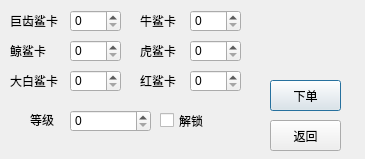
<?xml version="1.0" encoding="UTF-8"?>
<ui version="4.0">
 <class>frmGameAccountService</class>
 <widget class="QDialog" name="frmGameAccountService">
  <property name="geometry">
   <rect>
    <x>0</x>
    <y>0</y>
    <width>365</width>
    <height>159</height>
   </rect>
  </property>
  <property name="windowTitle">
   <string>账号服务</string>
  </property>
  <widget class="QSpinBox" name="sbMegalodon">
   <property name="geometry">
    <rect>
     <x>70</x>
     <y>10</y>
     <width>51</width>
     <height>22</height>
    </rect>
   </property>
   <property name="sizePolicy">
    <sizepolicy hsizetype="Fixed" vsizetype="Fixed">
     <horstretch>0</horstretch>
     <verstretch>0</verstretch>
    </sizepolicy>
   </property>
   <property name="accelerated">
    <bool>true</bool>
   </property>
  </widget>
  <widget class="QSpinBox" name="sbWhale">
   <property name="geometry">
    <rect>
     <x>70</x>
     <y>40</y>
     <width>51</width>
     <height>22</height>
    </rect>
   </property>
   <property name="sizePolicy">
    <sizepolicy hsizetype="Fixed" vsizetype="Fixed">
     <horstretch>0</horstretch>
     <verstretch>0</verstretch>
    </sizepolicy>
   </property>
   <property name="accelerated">
    <bool>true</bool>
   </property>
  </widget>
  <widget class="QSpinBox" name="sbGreatwhite">
   <property name="geometry">
    <rect>
     <x>70</x>
     <y>70</y>
     <width>51</width>
     <height>22</height>
    </rect>
   </property>
   <property name="sizePolicy">
    <sizepolicy hsizetype="Fixed" vsizetype="Fixed">
     <horstretch>0</horstretch>
     <verstretch>0</verstretch>
    </sizepolicy>
   </property>
   <property name="accelerated">
    <bool>true</bool>
   </property>
  </widget>
  <widget class="QSpinBox" name="sbBullshark">
   <property name="geometry">
    <rect>
     <x>190</x>
     <y>10</y>
     <width>51</width>
     <height>22</height>
    </rect>
   </property>
   <property name="sizePolicy">
    <sizepolicy hsizetype="Fixed" vsizetype="Fixed">
     <horstretch>0</horstretch>
     <verstretch>0</verstretch>
    </sizepolicy>
   </property>
   <property name="accelerated">
    <bool>true</bool>
   </property>
  </widget>
  <widget class="QSpinBox" name="sbTigershark">
   <property name="geometry">
    <rect>
     <x>190</x>
     <y>40</y>
     <width>51</width>
     <height>22</height>
    </rect>
   </property>
   <property name="sizePolicy">
    <sizepolicy hsizetype="Fixed" vsizetype="Fixed">
     <horstretch>0</horstretch>
     <verstretch>0</verstretch>
    </sizepolicy>
   </property>
   <property name="accelerated">
    <bool>true</bool>
   </property>
  </widget>
  <widget class="QSpinBox" name="sbRedshark">
   <property name="geometry">
    <rect>
     <x>190</x>
     <y>70</y>
     <width>51</width>
     <height>22</height>
    </rect>
   </property>
   <property name="sizePolicy">
    <sizepolicy hsizetype="Fixed" vsizetype="Fixed">
     <horstretch>0</horstretch>
     <verstretch>0</verstretch>
    </sizepolicy>
   </property>
   <property name="accelerated">
    <bool>true</bool>
   </property>
  </widget>
  <widget class="QLabel" name="label">
   <property name="geometry">
    <rect>
     <x>10</x>
     <y>10</y>
     <width>51</width>
     <height>21</height>
    </rect>
   </property>
   <property name="text">
    <string>巨齿鲨卡</string>
   </property>
  </widget>
  <widget class="QLabel" name="label_2">
   <property name="geometry">
    <rect>
     <x>10</x>
     <y>40</y>
     <width>51</width>
     <height>21</height>
    </rect>
   </property>
   <property name="text">
    <string>鲸鲨卡</string>
   </property>
  </widget>
  <widget class="QLabel" name="label_3">
   <property name="geometry">
    <rect>
     <x>10</x>
     <y>70</y>
     <width>51</width>
     <height>21</height>
    </rect>
   </property>
   <property name="text">
    <string>大白鲨卡</string>
   </property>
  </widget>
  <widget class="QLabel" name="label_4">
   <property name="geometry">
    <rect>
     <x>140</x>
     <y>10</y>
     <width>41</width>
     <height>21</height>
    </rect>
   </property>
   <property name="text">
    <string>牛鲨卡</string>
   </property>
  </widget>
  <widget class="QLabel" name="label_5">
   <property name="geometry">
    <rect>
     <x>140</x>
     <y>40</y>
     <width>41</width>
     <height>21</height>
    </rect>
   </property>
   <property name="text">
    <string>虎鲨卡</string>
   </property>
  </widget>
  <widget class="QLabel" name="label_6">
   <property name="geometry">
    <rect>
     <x>140</x>
     <y>70</y>
     <width>41</width>
     <height>21</height>
    </rect>
   </property>
   <property name="text">
    <string>红鲨卡</string>
   </property>
  </widget>
  <widget class="QSpinBox" name="sbLevel">
   <property name="geometry">
    <rect>
     <x>70</x>
     <y>110</y>
     <width>81</width>
     <height>22</height>
    </rect>
   </property>
   <property name="accelerated">
    <bool>true</bool>
   </property>
   <property name="maximum">
    <number>99999</number>
   </property>
  </widget>
  <widget class="QLabel" name="label_7">
   <property name="geometry">
    <rect>
     <x>30</x>
     <y>110</y>
     <width>31</width>
     <height>20</height>
    </rect>
   </property>
   <property name="text">
    <string>等级</string>
   </property>
  </widget>
  <widget class="QCheckBox" name="cbUnlock">
   <property name="geometry">
    <rect>
     <x>160</x>
     <y>110</y>
     <width>71</width>
     <height>21</height>
    </rect>
   </property>
   <property name="text">
    <string>解锁</string>
   </property>
  </widget>
  <widget class="QPushButton" name="btnOrder">
   <property name="geometry">
    <rect>
     <x>270</x>
     <y>80</y>
     <width>71</width>
     <height>31</height>
    </rect>
   </property>
   <property name="text">
    <string>下单</string>
   </property>
  </widget>
  <widget class="QPushButton" name="btnClose">
   <property name="geometry">
    <rect>
     <x>270</x>
     <y>120</y>
     <width>71</width>
     <height>31</height>
    </rect>
   </property>
   <property name="text">
    <string>返回</string>
   </property>
  </widget>
  <widget class="QLabel" name="lbTotal">
   <property name="geometry">
    <rect>
     <x>260</x>
     <y>10</y>
     <width>91</width>
     <height>61</height>
    </rect>
   </property>
   <property name="text">
    <string/>
   </property>
   <property name="alignment">
    <set>Qt::AlignCenter</set>
   </property>
  </widget>
 </widget>
 <layoutdefault spacing="6" margin="11"/>
 <resources/>
 <connections/>
</ui>
